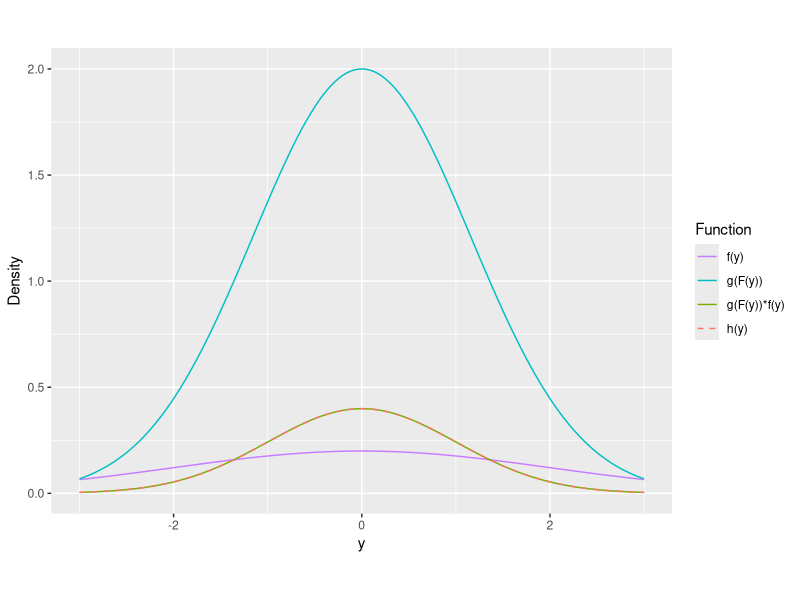
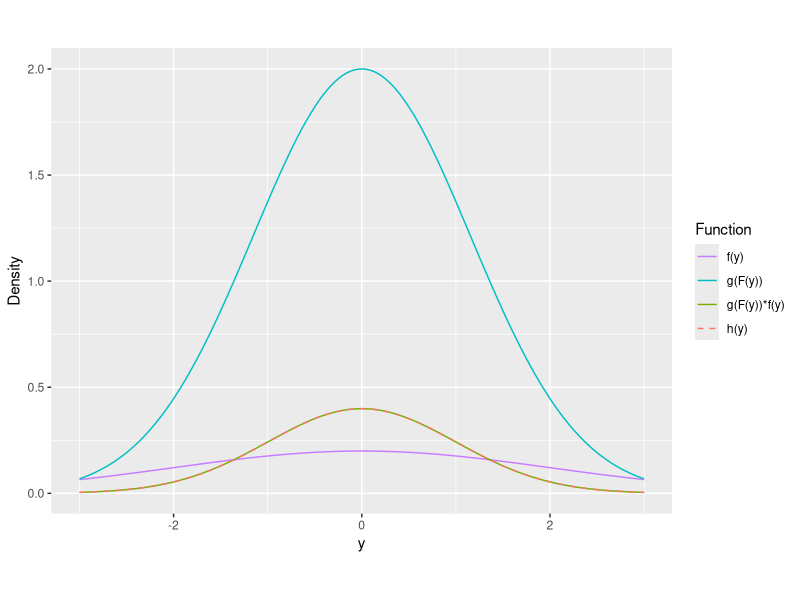

These figures' R source, in order:
library(dplyr)
library(ggplot2)

df = tibble(x=seq(-3,3,by=0.01)) %>%
  mutate(h = dnorm(x), f = dnorm(x,mean=0,sd=2), g = h/f) 

gg_color_hue <- function(n) {
  hues = seq(15, 375, length = n + 1)
  hcl(h = hues, l = 65, c = 100)[1:n]
}

cols = gg_color_hue(4)

ggplot(df) +
  geom_line(aes(x=x,y=f,color="f(y)")) +
  geom_line(aes(x=x,y=g,color="g(F(y))")) +
  geom_line(aes(x=x,y=h,color="g(F(y))*f(y)")) +
  geom_line(aes(x=x,y=h,color="h(y)"),linetype="dashed") +
  labs(x="y",y="Density",color="Function") +
  scale_color_manual(values=c(cols[4],cols[3],cols[2],cols[1])) +
  theme(aspect.ratio=0.75)

ggsave("fig2.png",width=8,height=6)
